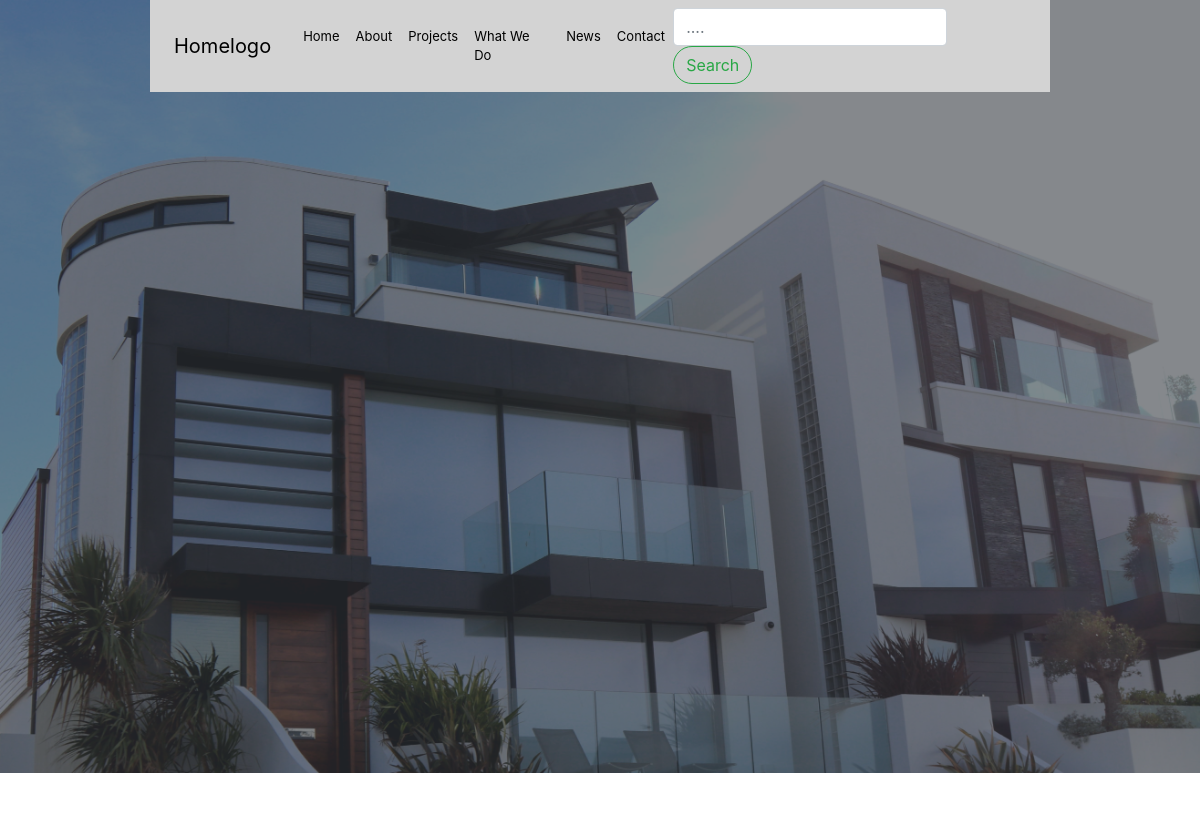
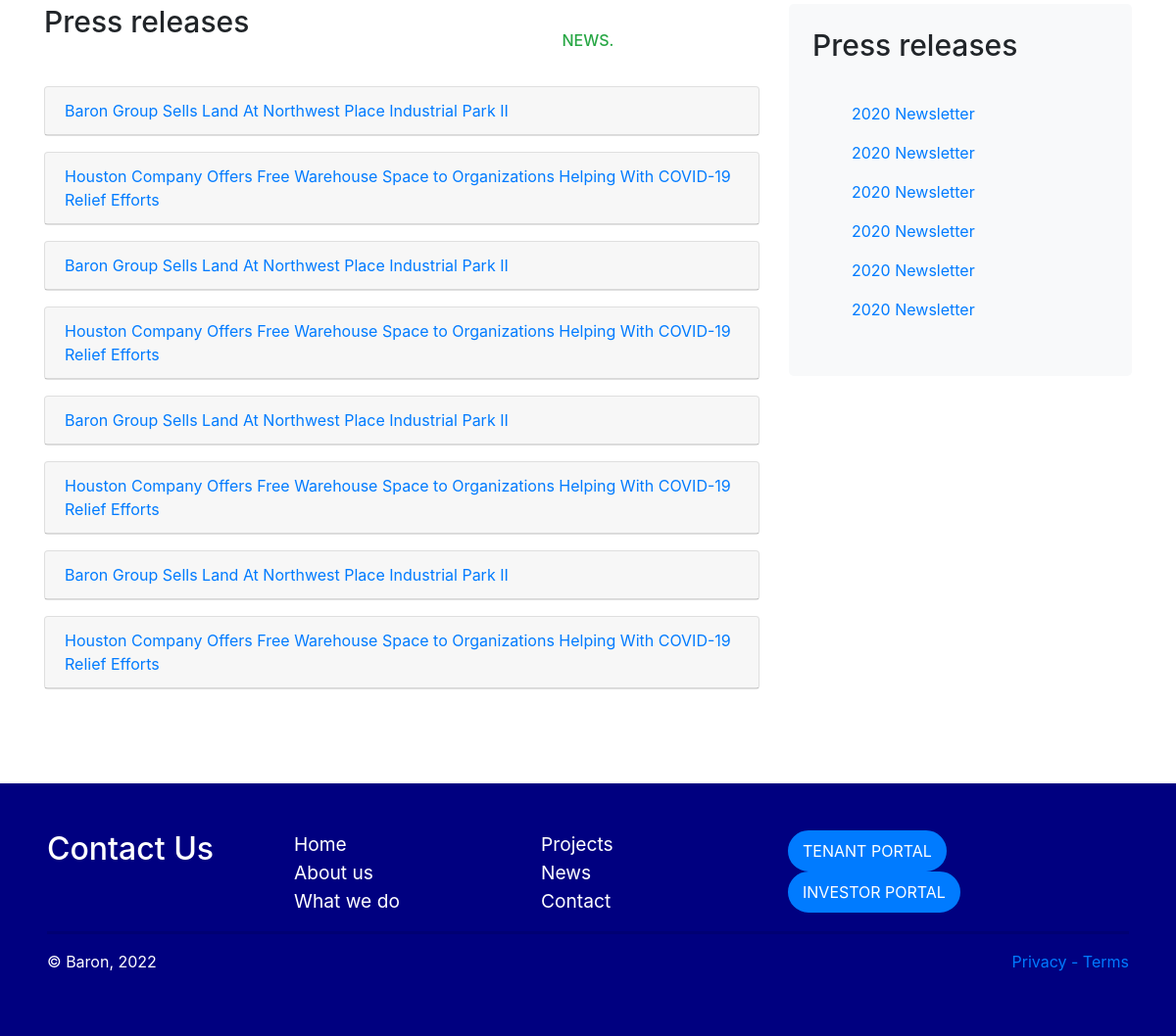
Page /news.php on the committed database (2 pictures, top to bottom).
### tables this page shows
CREATE TABLE `news` (
    `news_id` int(11) AUTO_INCREMENT NOT NULL,
    `news_headline` text NOT NULL,
    `news_details` text NOT NULL,
    `created_at` timestamp NULL DEFAULT CURRENT_TIMESTAMP,
    `updated_at` timestamp NULL DEFAULT CURRENT_TIMESTAMP,
    PRIMARY KEY (`news_id`)
);

### news.php (called while the page is built)
<?php
    require_once('./assets/templates/head.php');
    require_once('./assets/templates/nav.php');
    require_once('./assets/templates/_news_header.php');
    require_once('./assets/templates/_press_releases.php');
    require_once('./assets/templates/footer.php');

### php/Database.php (called while the page is built, shortened)
<?php
class Database
{
    protected $host = "localhost";
    protected $user = "root";
    protected $password = "";
    protected $database = "baron-group";
    public $conn = null;
    public function __construct()
    {
        if ($this->conn == null) {
            $this->conn = new mysqli($this->host, $this->user, $this->password, $this->database);
        }
    }
    public function getData($table)
    {
        $result = $this->conn->query("SELECT * FROM $table");
        $resultArray = array();
        if ($result) {
            while ($item = mysqli_fetch_assoc($result)) {
                $resultArray[] = $item;
            }
        } else {
            echo "Unable to retrieve data from {$table}!";
        }
        return $resultArray;
    }
}

### _config.php (called while the page is built, shortened)
<?php
    require_once('php/Database.php');
    $database = new Database();

### assets/templates/_press_releases.php (the view, shortened to what this page needs)
<section id="press-releases">
    <div class="container my-5">
        <div class="row">
            <div class="col-lg-8">
                <h2 class="font-size-30">Press releases</h2>
                <div id="accordion" class="my-5">
                    <?php foreach($database->getData('news') as $item): ?>
                        <div class="card my-3">
                            <div class="card-header">
                                <a class="collapsed card-link" data-toggle="collapse" href="#collapse<?php echo $item["news_id"]; ?>"><?php echo $item["news_headline"]; ?></a>
                            </div>
                        </div>
                    <?php endforeach; ?>
                </div>
            </div>
            <div class="col-lg-4">
                <div class="bg-light p-4 rounded-lg">
                    <h2 class="font-size-30">Press releases</h2>
                    <ul id="newsletter-items" class="nav flex-column p-4">
                        <li class="nav-item">
                            <a class="nav-link" href="">2020 Newsletter</a>
                        </li>
                        <li class="nav-item">
                            <a class="nav-link" href="">2020 Newsletter</a>
                        </li>
                        <li class="nav-item">
                            <a class="nav-link" href="">2020 Newsletter</a>
                        </li>
                        <li class="nav-item">
                            <a class="nav-link" href="">2020 Newsletter</a>
                        </li>
                        <li class="nav-item">
                            <a class="nav-link" href="">2020 Newsletter</a>
                        </li>
                        <li class="nav-item">
                            <a class="nav-link" href="">2020 Newsletter</a>
                        </li>
                    </ul>
                </div>
            </div>
        </div>
    </div>
</section>

### assets/templates/head.php (shortened to what this page needs)
<?php require_once('_config.php'); ?>
<!DOCTYPE html>
<html lang="en">
<head>
    <link rel="stylesheet" href="https://cdn.jsdelivr.net/npm/bootstrap@4.6.1/dist/css/bootstrap.min.css">
    <link rel="stylesheet" href="https://cdnjs.cloudflare.com/ajax/libs/OwlCarousel2/2.3.4/assets/owl.carousel.min.css" />
    <link rel="stylesheet" href="https://cdnjs.cloudflare.com/ajax/libs/OwlCarousel2/2.3.4/assets/owl.theme.default.min.css" />
    <link rel="stylesheet" href="./assets/css/index.css">
</head>
<body>

### assets/templates/nav.php (shortened to what this page needs)
<nav class="navbar navbar-expand-md mx-auto fixed-top" id="navBar">
    <a class="navbar-brand px-2" href="./index.php">Homelogo</a>
    <div class="collapse navbar-collapse" id="collapsibleNavId">
        <ul class="navbar-nav ml-auto mt-2 mt-lg-0">
            <li class="nav-item">
                <a class="nav-link" href="./index.php">Home</a>
            </li>
            <li class="nav-item">
                <a class="nav-link" href="./about.php">About</a>
            </li>
            <li class="nav-item">
                <a class="nav-link" href="./projects.php">Projects</a>
            </li>
            <li class="nav-item">
                <a class="nav-link" href="./what-we-do.php">What We Do</a>
            </li>
            <li class="nav-item">
                <a class="nav-link" href="./news.php">News</a>
            </li>
            <li class="nav-item">
                <a class="nav-link" href="./contact-us.php">Contact</a>
            </li>
        </ul>
        <form class="form-inline my-2 my-lg-0">
            <input class="form-control mr-sm-2" type="text" placeholder="....">
            <button class="btn btn-outline-success project-btn my-2 my-sm-0" type="submit">Search</button>
        </form>
    </div>
</nav>

### assets/templates/_news_header.php
<header id="news-header" class="container-fluid p-0 bg-dark">
    <img class="img-fluid" src="./assets/images/header-image-1.jpg" alt="Header">
    <article id="news-header-details" class="text-center text-white p-2 w-50 header-details">
        <h6 class="text-success">NEWS.</h6>
        <h1 class="font-size-30">The Latest</h1>
        <p class="font-size-20">Stay informed with the latest press releases, newsletters, and <br> industry news.</p>
    </article>
</header>
<main>

### assets/templates/footer.php (shortened to what this page needs)
    </main>
    <footer id="footer">
        <div class="p-5">
            <div class="row">
                <div class="col-md-6 col-lg-8">
                    <div class="row">
                        <div class="col-4">
                            <h2 class="text-white">Contact Us</h2>
                        </div>
                        <div class="col-4">
                            <a class="footer-navs" href="./index.php">Home</a><br>
                            <a class="footer-navs" href="./about.php">About us</a><br>
                            <a class="footer-navs" href="./what-we-do.php">What we do</a>
                        </div>
                        <div class="col-4">
                            <a class="footer-navs" href="./projects.php">Projects</a><br>
                            <a class="footer-navs" href="./news.php">News</a><br>
                            <a class="footer-navs" href="./contact-us.php">Contact</a>
                        </div>
                    </div>
                </div>
                <div class="col-md-6 col-lg-4">
                    <a class="btn btn-primary portal" href="./tenant-portal.php">TENANT PORTAL</a> &nbsp;
                    <a class="btn btn-primary portal" href="./investor-login.php">INVESTOR PORTAL</a>
                </div>
            </div>
            <hr style="border-width: 3px;">
            <div class="clearfix">
                <p class="text-white float-left">&copy; Baron, <?php echo date('Y'); ?></p>
                <a class="float-right" href="">Privacy - Terms</a>
            </div>
        </div>
    </footer>
</body>
</html>

### assets/css/index.css (style rules this page uses)
.font-size-30 { font-size: 30px; }
.font-size-20 { font-size: 20px; }
#navBar { width: 75%; background-color: lightgray; font-size: small; }
#navBar a { color: black; border-radius: 30px; }
.project-btn { border-radius: 30px; }
footer { background-color: navy; }
.portal { border-radius: 30px; border-width: 3px; }
.footer-navs { color: white; font-size: larger; }
.header-details { text-align: center; position: absolute; left: 50%; top: 50%; width: 100%; transform: translate(-50%, -50%); color: rgb(0, 51, 102); font-weight: bold; }
#about-header img, #what-we-do-header img, #projects-header img, #news-header img, #contact-us-header img, #tenant-portal-header img, #investor-portal-login-header img, #investor-portal-header img { opacity: 0.4; }

### rows in the picture
news: news_headline "Baron Group Sells Land At Northwest Place Industrial Park II"
news: news_headline "Houston Company Offers Free Warehouse Space to Organizations Helping With COVID-19 Relief Efforts"
news: news_headline "Baron Group Sells Land At Northwest Place Industrial Park II"
news: news_headline "Houston Company Offers Free Warehouse Space to Organizations Helping With COVID-19 Relief Efforts"
news: news_headline "Baron Group Sells Land At Northwest Place Industrial Park II"
news: news_headline "Houston Company Offers Free Warehouse Space to Organizations Helping With COVID-19 Relief Efforts"
news: news_headline "Baron Group Sells Land At Northwest Place Industrial Park II"
news: news_headline "Houston Company Offers Free Warehouse Space to Organizations Helping With COVID-19 Relief Efforts"
